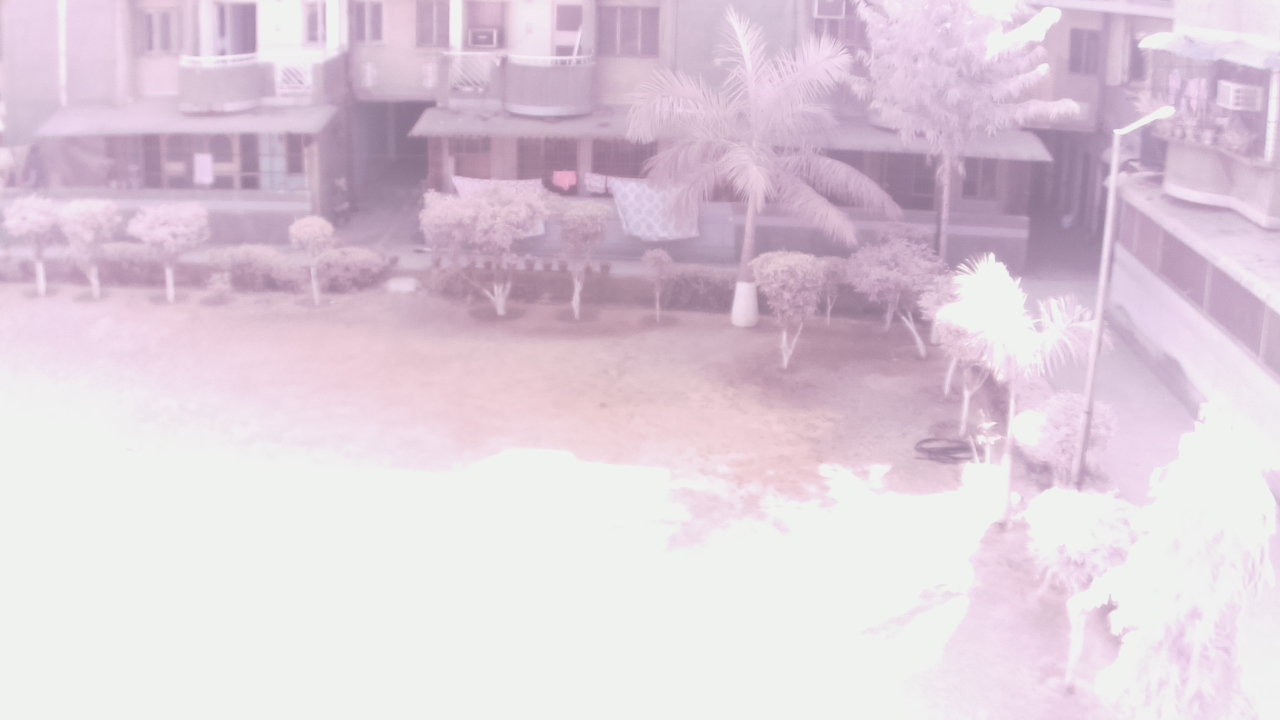
#> input picture ir.jpg, 1280 x 720 px
$ python infrablue.py
#> lines starting #> are read from the running program, lines starting #| are printed output that depends on the picture
#> further down, ir is the input picture: shape (720, 1280, 3); mean B, G, R 218.8, 207, 222.5
#| (720, 1280)
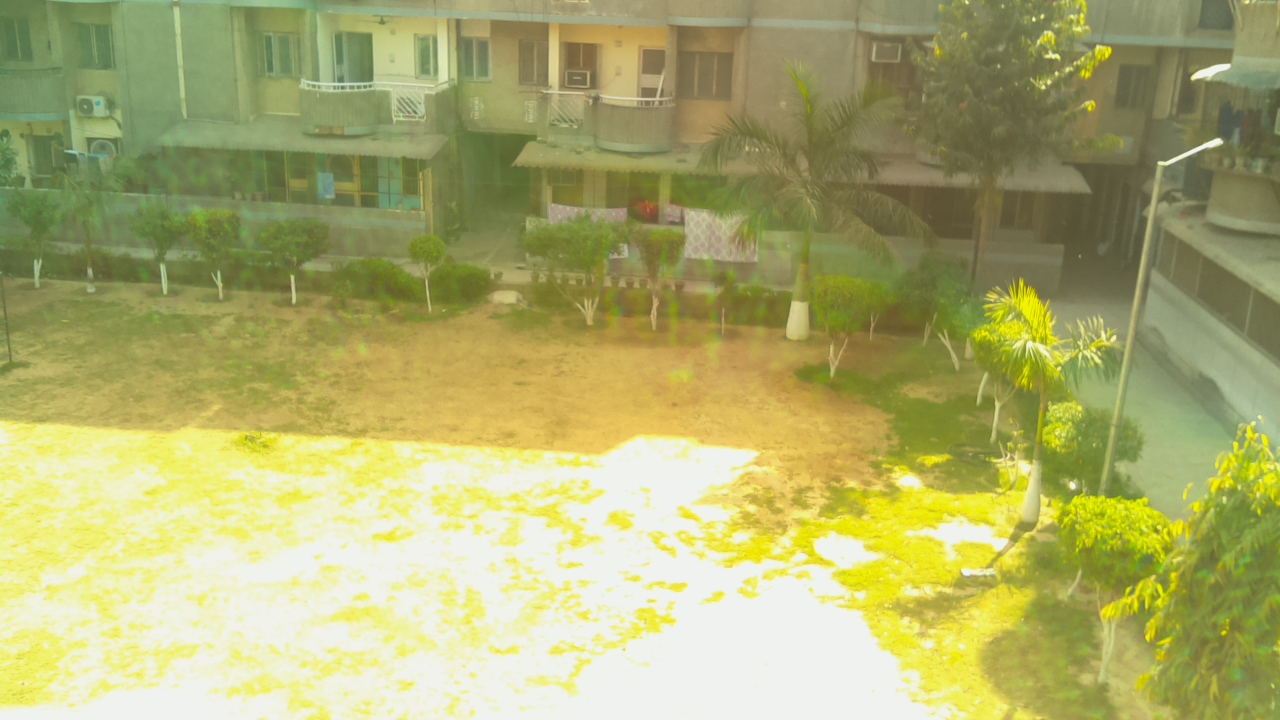
#> input picture nonir.jpg, 1280 x 720 px
#> further down, vis is the input picture: shape (720, 1280, 3); mean B, G, R 109.2, 173, 172.5
#| (720, 1280)
#> (printed output is left out)
import cv2
from PIL import Image
import numpy as np
import matplotlib.image as mpimg
import matplotlib.pyplot as plt

import numpy as numpy
from PIL import Image

import gc

def ndvi(img,
         imageOutPath,
         vmin = None,
         vmax = None,
         dynamic_range = True,
         show_colorbar  = True,
         colorbar_labelsize = 6,
         show_histogram = False,
         dpi = 600.0 #needs to be floating point
        ):
#> called with img = 'infrablue.jpg', imageOutPath = 'test_ndvi.png', dynamic_range = True, show_colorbar = True, colorbar_labelsize = 6, show_histogram = True, dpi = 600
    if isinstance(img,str): #treat as a filename
        img = Image.open(img)

    imgR, imgB, imgG = img.split() #get channels
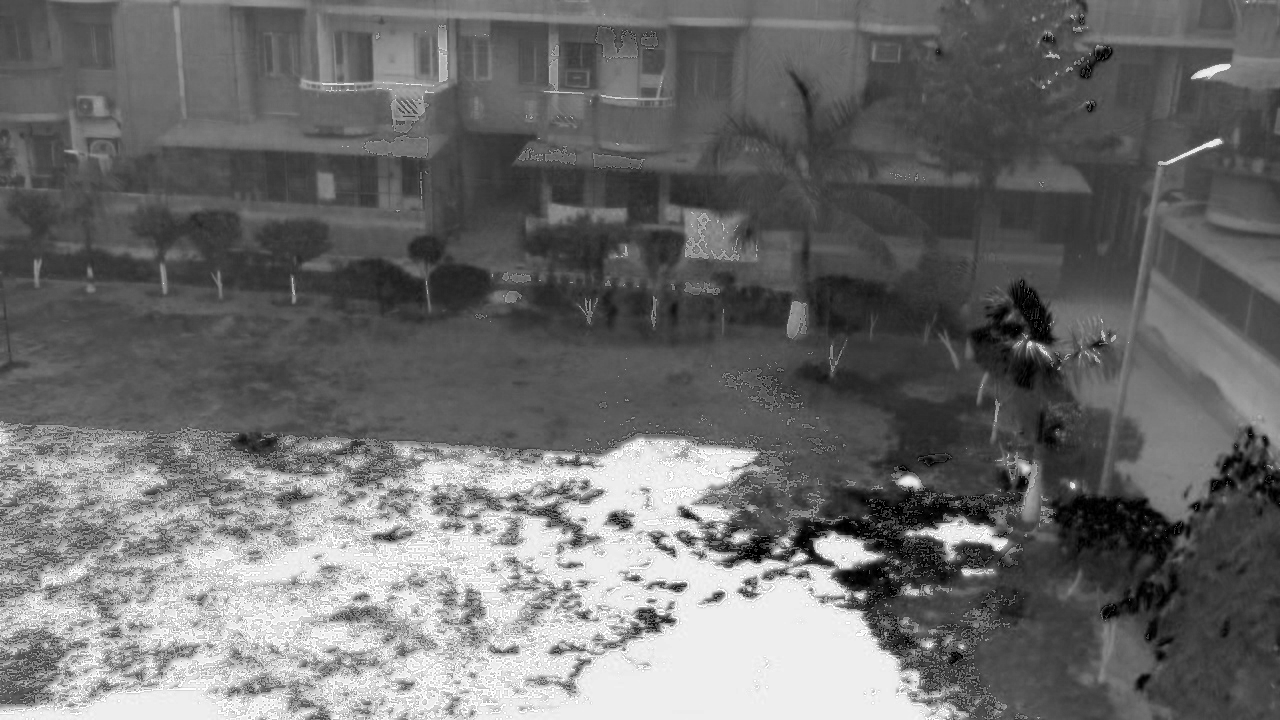
#> imgG: PIL image 1280x720 L; min 0, max 255, mean 109
    #compute the NDVI
    arrR = numpy.asarray(imgR).astype('float64')
    arrG = numpy.asarray(imgG).astype('float64') #this channel is ignored
    arrB = numpy.asarray(imgB).astype('float64')
    num   = (arrR - arrB)
    denom = (arrR + arrB)
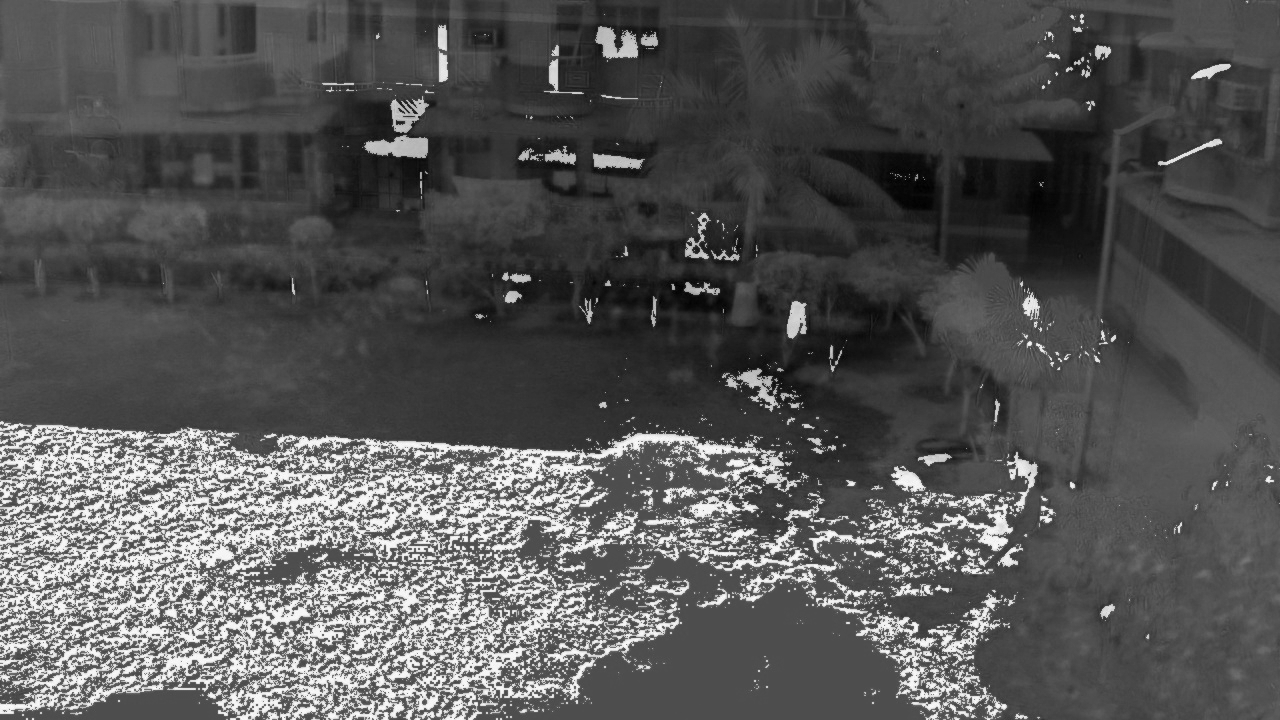
#> denom: shape (720, 1280) float64; min 125, max 510, mean 255.2; drawn with min black and max white
    arr_ndvi = num/denom
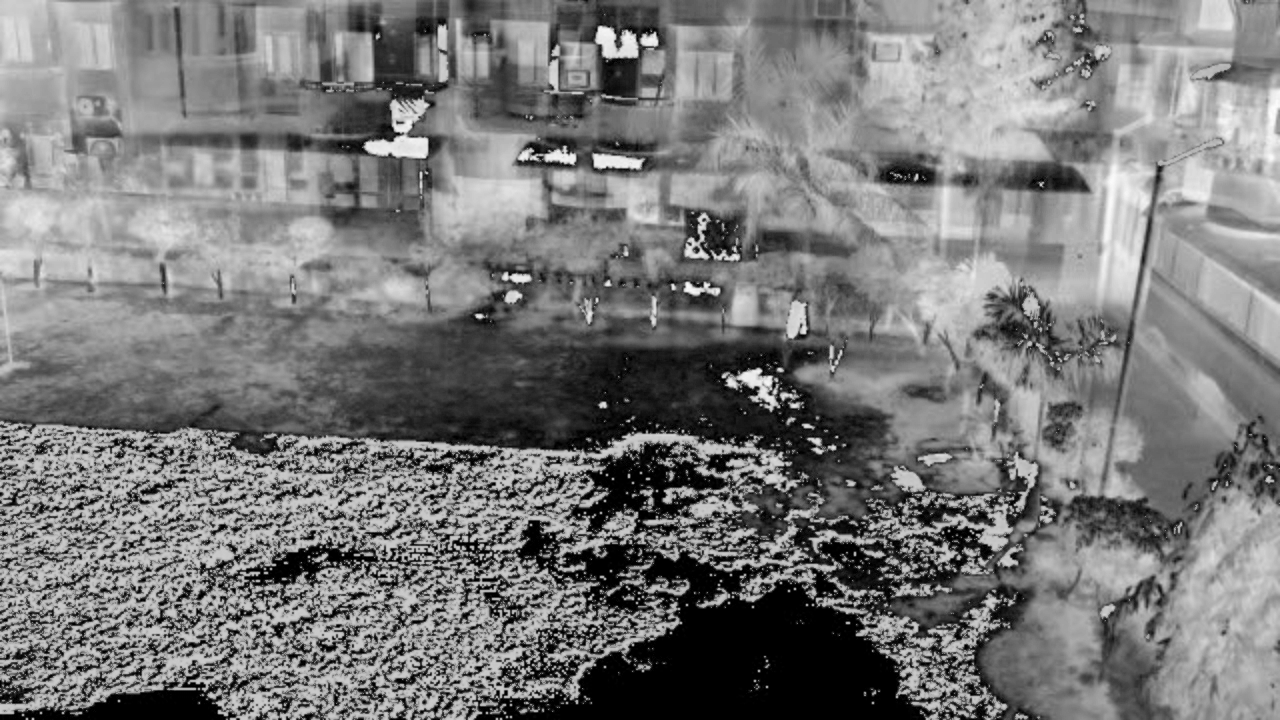
#> arr_ndvi: shape (720, 1280) float64; min -1, max 0.298, mean -0.382; drawn with min black and max white

    #FIXME something is horribly wrong?
    if arr_ndvi.max() < 0.0:
        return

    #determine the range of NDVI values to colormap
    if dynamic_range:
        #the values of vmin and vmax are now interpreted as the quantile fractions
        if vmin is None:
            vmin = 0.0
        if vmax is None:
            vmax = 1.0
        h, bins = numpy.histogram(arr_ndvi)
#> h = [84594, 62127, 76511, 88342, 120775, 152857, 167440, 138471, 26348, 4135]; bins = [-1, -0.87, -0.74, -0.61, -0.481, -0.351, -0.221, -0.0911, 0.0387, 0.169, 0.298]
        q = h.cumsum().astype("float64")
#> q = [84594, 146721, 223232, 311574, 432349, 585206, 752646, 891117, 917465, 921600]
        q /= q[-1]
#> q = [0.0918, 0.159, 0.242, 0.338, 0.469, 0.635, 0.817, 0.967, 0.996, 1]
        #compute the values for the dynamic quantile boundaries
        try:
            vmin = bins[numpy.nonzero(q >= vmin)[0][0]]
#> vmin = -1
        except IndexError: #thrown when no match is found
            vmin = -1.0    #force to minimum NDVI value
        try:
            vmax = bins[numpy.nonzero(q >= vmax)[0][0]]
#> vmax = 0.169
        except IndexError: #thrown when no match is found
            vmax =  1.0    #force to maximum NDVI value

    else:
        #the values of vmin and vmax are now interpreted as NDVI values
        if vmin is None:
            vmin = -1.0
        if vmax is None:
            vmax = 1.0

    #create the matplotlib figure
    img_w,img_h=img.size
#> img_w = 1280; img_h = 720

    fig_w=img_w/dpi
#> fig_w = 2.13
    fig_h=img_h/dpi
#> fig_h = 1.2
    fig=plt.figure(figsize=(fig_w,fig_h),dpi=dpi)
    fig.set_frameon(False)

    ax_rect = [0.0, #left
               0.0, #bottom
               1.0, #width
               1.0] #height
    ax = fig.add_axes(ax_rect)
    ax.yaxis.set_ticklabels([])
    ax.xaxis.set_ticklabels([])
    ax.set_axis_off()
    ax.axes.get_yaxis().set_visible(False)
    ax.patch.set_alpha(0.0)

    axes_img = ax.imshow(arr_ndvi,
                         cmap=plt.cm.spectral,
                         vmin = vmin,
                         vmax = vmax,
                         aspect = 'equal',
                         interpolation="nearest"
                        )

    if show_colorbar:
        #make an axis for colorbar
        cax = fig.add_axes([0.8,0.05,0.05,0.85]) #left, bottom, width, height
        cbar = fig.colorbar(axes_img, cax=cax)  #this resizes the axis
        cbar.ax.tick_params(labelsize = colorbar_labelsize) #this changes the font size on the axis
        #cbar.ax.yaxis.set_ticks_position('left')
        #color of the colorbar text
        #cbytick_obj = plt.getp(cbar.ax.axes, 'yticklabels')                #tricky
        #plt.setp(cbytick_obj, color='r')

    #optional debugging data
    if show_histogram:
        normed = False
        #plot the Red histogram
        x = arrR.ravel()
#> (the run stopped early here; a loop or call above may not have finished)
